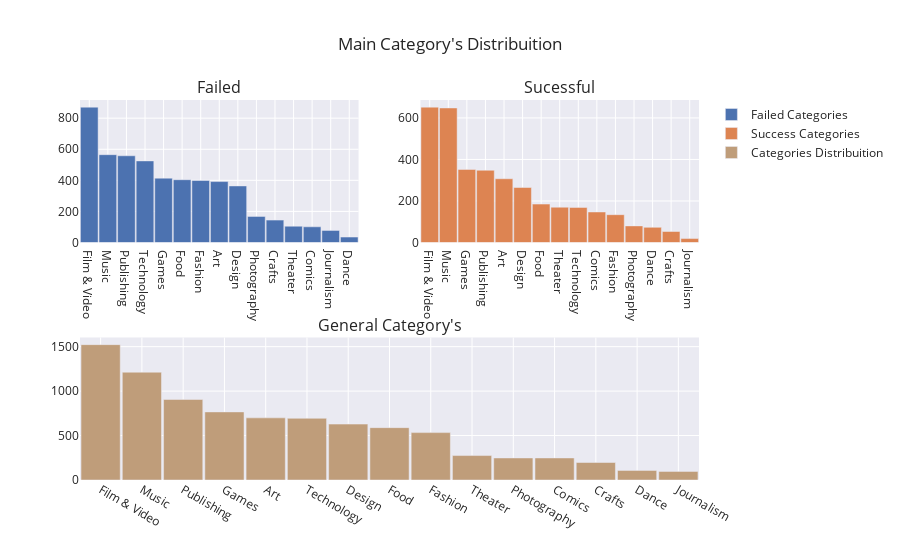

The notebook cell saved with this chart:
### Markdown cell above
## Then, I want to analye further the Main_Categorys:
* Sucessful category's frequency
* failed category's frequency
* General Goal Distribuition by Category

### Code cell
main_cats = df_kick["main_category"].value_counts()
main_cats_failed = df_kick[df_kick["state"] == "failed"]["main_category"].value_counts()
main_cats_sucess = df_kick[df_kick["state"] == "successful"]["main_category"].value_counts()

# Failed plot
trace0 = go.Bar(
    x=main_cats_failed.index,
    y=main_cats_failed.values,
    name="Failed Categories",
)
# Success plot
trace1=go.Bar(
    x=main_cats_sucess.index,
    y=main_cats_sucess.values,
    name="Success Categories"
)
#Overall 
trace2 = go.Bar(
    x=main_cats.index,
    y=main_cats.values,
    name="Categories Distribuition",
    marker_color='#BF9D7A'
)
#Creating subply
fig = tls.make_subplots(rows=2,cols=2, specs= [[{},{}],[{'colspan':2},None]], subplot_titles=('Failed','Sucessful', "General Category's"))

fig.append_trace(trace0,1,1)
fig.append_trace(trace1,1,2)
fig.append_trace(trace2,2,1)

fig['layout'].update(showlegend=True,
                     title="Main Category's Distribuition",
                     bargap=0.05,
                     template="seaborn")


iplot(fig)

### Figure 1 — Plotly figure (JSON) as saved in the notebook; plotly's stock layout.template omitted (floating-point values rounded to 4 significant figures)
{"data": [{"name": "Failed Categories", "type": "bar", "x": ["Film & Video", "Music", "Publishing", "Technology", "Games", "Food", "Fashion", "Art", "Design", "Photography", "Crafts", "Theater", "Comics", "Journalism", "Dance"], "xaxis": "x", "y": [871, 565, 558, 525, 414, 404, 399, 392, 364, 168, 144, 105, 101, 78, 35], "yaxis": "y"}, {"name": "Success Categories", "type": "bar", "x": ["Film & Video", "Music", "Games", "Publishing", "Art", "Design", "Food", "Theater", "Technology", "Comics", "Fashion", "Photography", "Dance", "Crafts", "Journalism"], "xaxis": "x2", "y": [652, 648, 352, 348, 307, 265, 185, 170, 169, 147, 134, 80, 73, 53, 19], "yaxis": "y2"}, {"marker": {"color": "#BF9D7A"}, "name": "Categories Distribuition", "type": "bar", "x": ["Film & Video", "Music", "Publishing", "Games", "Art", "Technology", "Design", "Food", "Fashion", "Theater", "Photography", "Comics", "Crafts", "Dance", "Journalism"], "xaxis": "x3", "y": [1523, 1213, 906, 766, 699, 694, 629, 589, 533, 275, 248, 248, 197, 108, 97], "yaxis": "y3"}], "layout": {"annotations": [{"font": {"size": 16}, "showarrow": false, "text": "Failed", "x": 0.225, "xanchor": "center", "xref": "paper", "y": 1, "yanchor": "bottom", "yref": "paper"}, {"font": {"size": 16}, "showarrow": false, "text": "Sucessful", "x": 0.775, "xanchor": "center", "xref": "paper", "y": 1, "yanchor": "bottom", "yref": "paper"}, {"font": {"size": 16}, "showarrow": false, "text": "General Category's", "x": 0.5, "xanchor": "center", "xref": "paper", "y": 0.375, "yanchor": "bottom", "yref": "paper"}], "bargap": 0.05, "showlegend": true, "title": {"text": "Main Category's Distribuition"}, "xaxis": {"anchor": "y", "domain": [0, 0.45]}, "xaxis2": {"anchor": "y2", "domain": [0.55, 1]}, "xaxis3": {"anchor": "y3", "domain": [0, 1]}, "yaxis": {"anchor": "x", "domain": [0.625, 1]}, "yaxis2": {"anchor": "x2", "domain": [0.625, 1]}, "yaxis3": {"anchor": "x3", "domain": [0, 0.375]}}}
